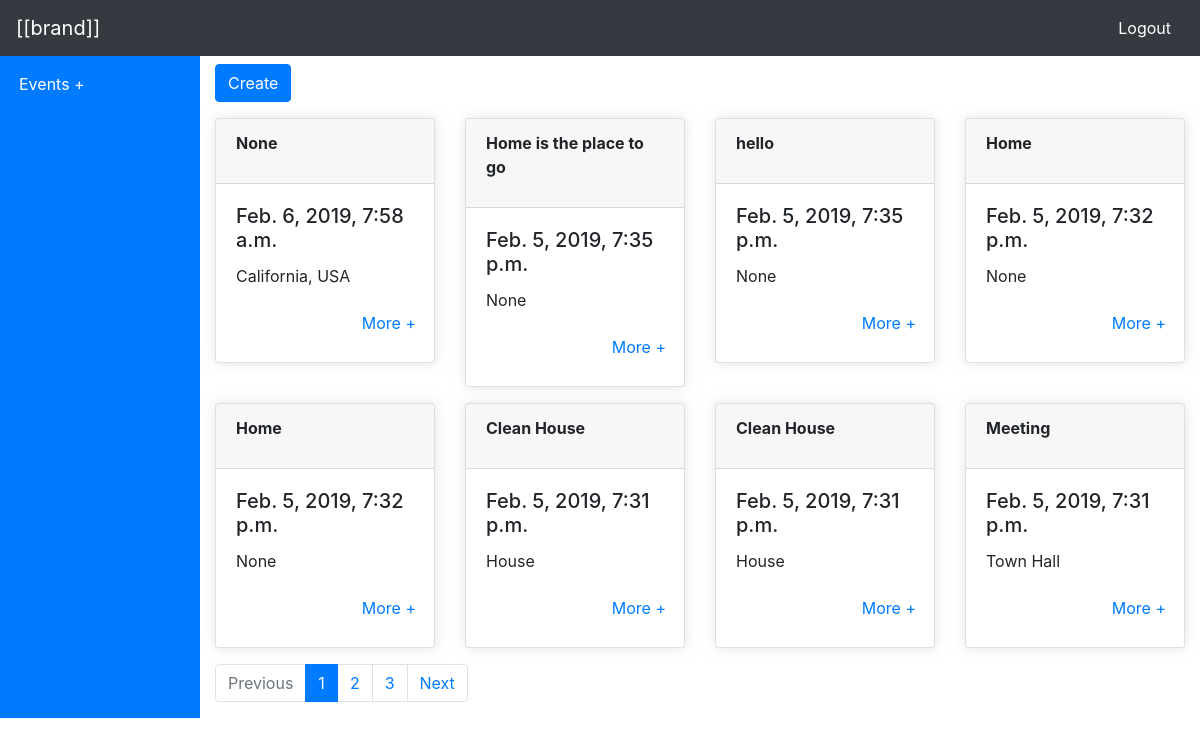
Before: / with the older database file.
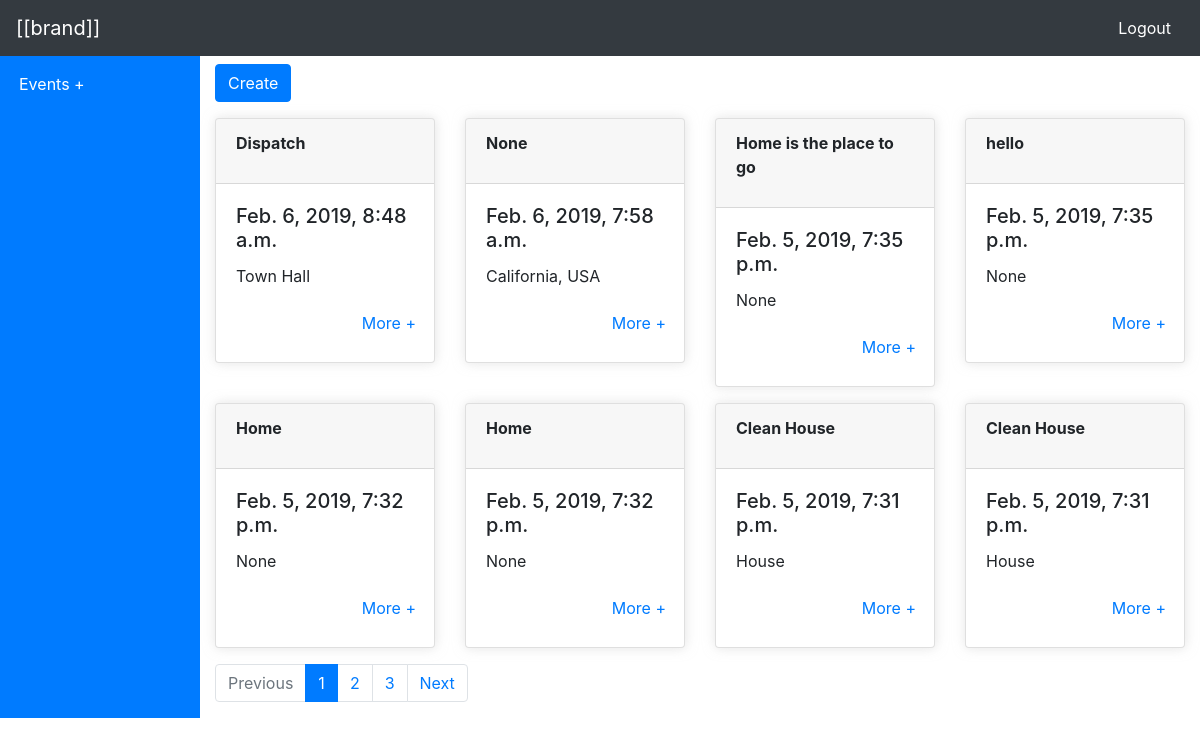
After: the same page with the newer database file.
### events/models.py (models this page shows, shortened)
class UserModel(DateTimeModel):
	created_by = models.ForeignKey(User,null=True,on_delete=models.SET_NULL)
	class Meta:
		abstract = True

class Event(UserModel):
    event_name = models.CharField(max_length=100, null = True, blank =True)
    description = models.TextField(max_length=4000, null=True, blank=True)
    date_time = models.DateTimeField(default = datetime.datetime.now,null=True,blank=True)
    venue = models.CharField(max_length= 100, null = True, blank = True)
    venue_url = models.URLField(null=True, blank = True)
    signup_form_code =  models.TextField (max_length=500, null=True, blank=True)
    class Meta:
        ordering = ('-created_at',)

### events/views.py (the view)
# urls.py: path('', HomePageView.as_view(), name="home"),
class HomePageView(AuthMixin,ListView):
    template_name = 'home/index.html'
    model = Event
    paginate_by = 8
    def get_context_data(self, **kwargs):
        context = super().get_context_data(**kwargs)
        context['url_name'] = 'home'
        return context

### templates/home/index.html (shortened to what this page needs)
{%load static%}
<html lang="en">
<head>
    <link rel="stylesheet" href="https://use.fontawesome.com/releases/v5.6.1/css/all.css"
>
    <link rel="stylesheet" href="https://stackpath.bootstrapcdn.com/bootstrap/4.2.1/css/bootstrap.min.css"
>
    <link rel="stylesheet" href="{% static 'style.css' %}">
</head>
<body>
    <div id="root" class=" container-fluid  h-100">
        <div class="row">
            <nav class="navbar navbar-dark bg-dark w-100">
                <a class="navbar-brand" href="{% url 'events:home' %}">[[brand]]</a>
                <a class="btn ml-auto text-white" href="{% url 'events:logout'%}">Logout</a>
            </nav>
        </div>
        <div class="row main-row">
            <div class="col-md-2 bg-primary">
                <div class="row mt-3 ml-1">
                    <p style="color:white">Events +</p>
                </div>
            </div>
            <div class="col-md-10 mt-2 justify-content-center">
                {% block main_content %}
                <div class="row mb-3">
                    <div class="col-md-3">
                        <button class="create-book btn btn-primary" type="button" name="button">Create</button>
                    </div>
                </div>
                <div class="row">
                    {%for event in object_list%}
                    <div class="col-md-3 mb-3 animated bounceIn">
                        <div class="card custom-shadow">
                            <div class="card-header">
                                <p style="font-weight:bold">
                                    {{event.event_name}}
                                </p>
                            </div>
                            <div class="card-body">
                                <h5 class="card-title">{{event.date_time}}</h5>
                                <p class="card-text">{{event.venue}}</p>
                                <div class="row justify-content-end">
                                    <a data-id="{% url 'events:event_update' event.id %}" class="update-book btn text-right text-primary">More
                                        +</a>
                                </div>
                            </div>
                        </div>
                    </div>
                    {%endfor%}
                </div>
                <div class="row">
                    <div class="col-md-10">
                        {% if is_paginated %}
                        <ul class="pagination">
                            {% if page_obj.has_previous %}
                            <li class="page-item"><a class="page-link" href="?page={{ page_obj.previous_page_number }}">Previous</a></li>
                            {% else %}
                            <li class="disabled page-item"><a class="page-link">Previous</a></li>
                            {% endif %}
                            {% for i in paginator.page_range %}
                            {% if page_obj.number == i %}
                            <li class="active page-item"><a class="page-link">{{ i }} <span class="sr-only">(current)</span></a></li>
                            {% else %}
                            <li class="page-item"><a class="page-link" href="?page={{ i }}">{{ i }}</a></li>
                            {% endif %}
                            {% endfor %}
                            {% if page_obj.has_next %}
                            <li class="page-item"><a class="page-link" href="?page={{ page_obj.next_page_number }}">Next</a></li>
                            {% else %}
                            <li class="disabled page-item"><a class="page-link">Next</a></li>
                            {% endif %}
                        </ul>
                        {% endif %}
                    </div>
                </div>
                {% endblock main_content %}
            </div>
        </div>
    </div>
</body>
</html>

### static/style.css (style rules this page uses)
body,html { margin: 0; padding: 0; max-width: 100vw !important; overflow-x: hidden; }
.main-row { flex:1; }
.custom-shadow { box-shadow: 0.5px 0px 12px 0.3px rgba(211, 211, 211, 0.58); transition: ease-in-out .3s; }

Changed rows visible on the page:
no longer on this page (row unchanged): Event: event_name "Meeting", date_time "Feb. 5, 2019, 7:31 p.m.", venue "Town Hall"
added Event: event_name "Dispatch", date_time "Feb. 6, 2019, 8:48 a.m.", venue "Town Hall"
